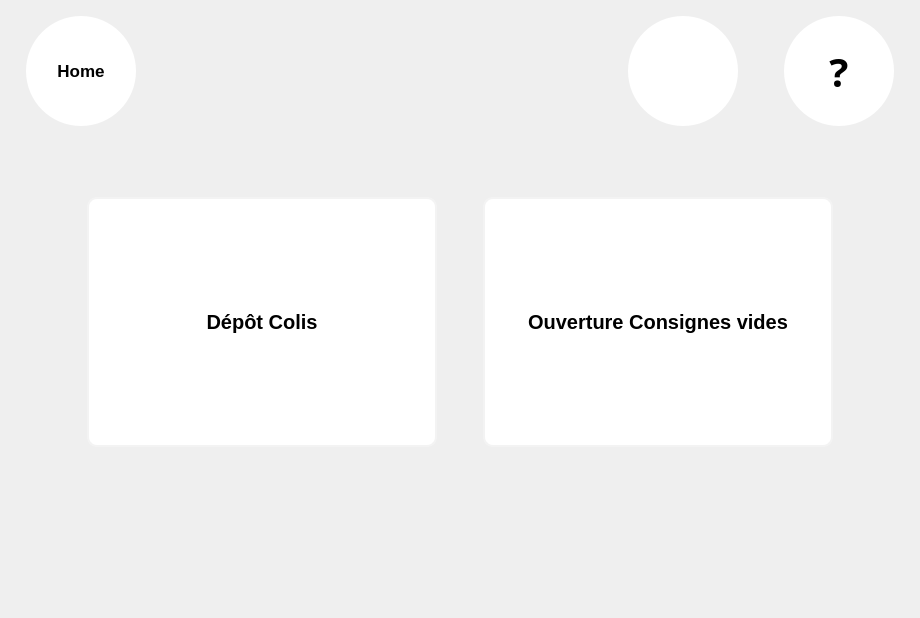
<?xml version="1.0" encoding="UTF-8"?>
<ui version="4.0">
 <class>MenuDelivery</class>
 <widget class="QWidget" name="MenuDelivery">
  <property name="geometry">
   <rect>
    <x>0</x>
    <y>0</y>
    <width>920</width>
    <height>618</height>
   </rect>
  </property>
  <property name="windowTitle">
   <string>Form</string>
  </property>
  <property name="styleSheet">
   <string notr="true"/>
  </property>
  <layout class="QGridLayout" name="gridLayout">
   <item row="1" column="0">
    <layout class="QHBoxLayout" name="horizontalLayout_3">
     <property name="margin">
      <number>5</number>
     </property>
     <item>
      <spacer name="horizontalSpacer_7">
       <property name="orientation">
        <enum>Qt::Horizontal</enum>
       </property>
       <property name="sizeType">
        <enum>QSizePolicy::Fixed</enum>
       </property>
       <property name="sizeHint" stdset="0">
        <size>
         <width>10</width>
         <height>20</height>
        </size>
       </property>
      </spacer>
     </item>
     <item>
      <widget class="QToolButton" name="B_Quitter">
       <property name="minimumSize">
        <size>
         <width>110</width>
         <height>110</height>
        </size>
       </property>
       <property name="maximumSize">
        <size>
         <width>110</width>
         <height>110</height>
        </size>
       </property>
       <property name="palette">
        <palette>
         <active>
          <colorrole role="Button">
           <brush brushstyle="SolidPattern">
            <color alpha="255">
             <red>255</red>
             <green>255</green>
             <blue>255</blue>
            </color>
           </brush>
          </colorrole>
          <colorrole role="Base">
           <brush brushstyle="SolidPattern">
            <color alpha="255">
             <red>255</red>
             <green>255</green>
             <blue>255</blue>
            </color>
           </brush>
          </colorrole>
          <colorrole role="Window">
           <brush brushstyle="SolidPattern">
            <color alpha="255">
             <red>255</red>
             <green>255</green>
             <blue>255</blue>
            </color>
           </brush>
          </colorrole>
         </active>
         <inactive>
          <colorrole role="Button">
           <brush brushstyle="SolidPattern">
            <color alpha="255">
             <red>255</red>
             <green>255</green>
             <blue>255</blue>
            </color>
           </brush>
          </colorrole>
          <colorrole role="Base">
           <brush brushstyle="SolidPattern">
            <color alpha="255">
             <red>255</red>
             <green>255</green>
             <blue>255</blue>
            </color>
           </brush>
          </colorrole>
          <colorrole role="Window">
           <brush brushstyle="SolidPattern">
            <color alpha="255">
             <red>255</red>
             <green>255</green>
             <blue>255</blue>
            </color>
           </brush>
          </colorrole>
         </inactive>
         <disabled>
          <colorrole role="Button">
           <brush brushstyle="SolidPattern">
            <color alpha="255">
             <red>255</red>
             <green>255</green>
             <blue>255</blue>
            </color>
           </brush>
          </colorrole>
          <colorrole role="Base">
           <brush brushstyle="SolidPattern">
            <color alpha="255">
             <red>255</red>
             <green>255</green>
             <blue>255</blue>
            </color>
           </brush>
          </colorrole>
          <colorrole role="Window">
           <brush brushstyle="SolidPattern">
            <color alpha="255">
             <red>255</red>
             <green>255</green>
             <blue>255</blue>
            </color>
           </brush>
          </colorrole>
         </disabled>
        </palette>
       </property>
       <property name="font">
        <font>
         <pointsize>13</pointsize>
         <weight>75</weight>
         <bold>true</bold>
        </font>
       </property>
       <property name="styleSheet">
        <string notr="true">QToolButton{
background-color: rgb(255, 255, 255);
border:none;
border-radius:55px;
max-width:110px;
max-height:110px;
min-width:110px;
min-height:110px;
}

QToolButton:pressed{ 
	background-color: #ECF0F1;
}

QToolTip{
	border:1px white;	
	border-radius:0px;
	font : 15pt;
	background-color: rgb(114, 114, 114);
	color: rgb(255, 255, 255);	    	
}</string>
       </property>
       <property name="text">
        <string>Home</string>
       </property>
       <property name="icon">
        <iconset resource="Src.qrc">
         <normaloff>:/ImgList/Home</normaloff>:/ImgList/Home</iconset>
       </property>
       <property name="iconSize">
        <size>
         <width>70</width>
         <height>70</height>
        </size>
       </property>
       <property name="toolButtonStyle">
        <enum>Qt::ToolButtonTextUnderIcon</enum>
       </property>
       <property name="autoRaise">
        <bool>true</bool>
       </property>
      </widget>
     </item>
     <item>
      <spacer name="horizontalSpacer_5">
       <property name="orientation">
        <enum>Qt::Horizontal</enum>
       </property>
       <property name="sizeHint" stdset="0">
        <size>
         <width>40</width>
         <height>20</height>
        </size>
       </property>
      </spacer>
     </item>
     <item>
      <widget class="QToolButton" name="B_Assistance">
       <property name="font">
        <font>
         <family>Droid Sans Georgian</family>
         <pointsize>30</pointsize>
         <weight>75</weight>
         <bold>true</bold>
        </font>
       </property>
       <property name="styleSheet">
        <string notr="true">QToolButton{
background-color: rgb(255, 255, 255);
border:none;
border-radius:55px;
max-width:110px;
max-height:110px;
min-width:110px;
min-height:110px;
}

QToolButton:pressed{ 
	background-color: #ECF0F1;
}
QToolTip{
	border:1px white;	
	border-radius:0px;
	font : 15pt;
	background-color: rgb(114, 114, 114);
	color: rgb(255, 255, 255);	    	
}</string>
       </property>
       <property name="text">
        <string/>
       </property>
       <property name="icon">
        <iconset resource="Src.qrc">
         <normaloff>:/ImgList/BAssistance</normaloff>:/ImgList/BAssistance</iconset>
       </property>
       <property name="iconSize">
        <size>
         <width>70</width>
         <height>70</height>
        </size>
       </property>
       <property name="popupMode">
        <enum>QToolButton::DelayedPopup</enum>
       </property>
       <property name="toolButtonStyle">
        <enum>Qt::ToolButtonIconOnly</enum>
       </property>
       <property name="autoRaise">
        <bool>true</bool>
       </property>
      </widget>
     </item>
     <item>
      <spacer name="horizontalSpacer">
       <property name="orientation">
        <enum>Qt::Horizontal</enum>
       </property>
       <property name="sizeType">
        <enum>QSizePolicy::Fixed</enum>
       </property>
       <property name="sizeHint" stdset="0">
        <size>
         <width>40</width>
         <height>20</height>
        </size>
       </property>
      </spacer>
     </item>
     <item>
      <widget class="QToolButton" name="B_Help">
       <property name="palette">
        <palette>
         <active>
          <colorrole role="Button">
           <brush brushstyle="SolidPattern">
            <color alpha="255">
             <red>255</red>
             <green>255</green>
             <blue>255</blue>
            </color>
           </brush>
          </colorrole>
          <colorrole role="Base">
           <brush brushstyle="SolidPattern">
            <color alpha="255">
             <red>255</red>
             <green>255</green>
             <blue>255</blue>
            </color>
           </brush>
          </colorrole>
          <colorrole role="Window">
           <brush brushstyle="SolidPattern">
            <color alpha="255">
             <red>255</red>
             <green>255</green>
             <blue>255</blue>
            </color>
           </brush>
          </colorrole>
         </active>
         <inactive>
          <colorrole role="Button">
           <brush brushstyle="SolidPattern">
            <color alpha="255">
             <red>255</red>
             <green>255</green>
             <blue>255</blue>
            </color>
           </brush>
          </colorrole>
          <colorrole role="Base">
           <brush brushstyle="SolidPattern">
            <color alpha="255">
             <red>255</red>
             <green>255</green>
             <blue>255</blue>
            </color>
           </brush>
          </colorrole>
          <colorrole role="Window">
           <brush brushstyle="SolidPattern">
            <color alpha="255">
             <red>255</red>
             <green>255</green>
             <blue>255</blue>
            </color>
           </brush>
          </colorrole>
         </inactive>
         <disabled>
          <colorrole role="Button">
           <brush brushstyle="SolidPattern">
            <color alpha="255">
             <red>255</red>
             <green>255</green>
             <blue>255</blue>
            </color>
           </brush>
          </colorrole>
          <colorrole role="Base">
           <brush brushstyle="SolidPattern">
            <color alpha="255">
             <red>255</red>
             <green>255</green>
             <blue>255</blue>
            </color>
           </brush>
          </colorrole>
          <colorrole role="Window">
           <brush brushstyle="SolidPattern">
            <color alpha="255">
             <red>255</red>
             <green>255</green>
             <blue>255</blue>
            </color>
           </brush>
          </colorrole>
         </disabled>
        </palette>
       </property>
       <property name="font">
        <font>
         <family>Droid Sans Georgian</family>
         <pointsize>30</pointsize>
         <weight>75</weight>
         <bold>true</bold>
        </font>
       </property>
       <property name="styleSheet">
        <string notr="true">QToolButton{
background-color: rgb(255, 255, 255);
border:none;
border-radius:55px;
max-width:110px;
max-height:110px;
min-width:110px;
min-height:110px;
}

QToolButton:pressed{ 
	background-color: #ECF0F1;
}
QToolTip{
	border:1px white;	
	border-radius:0px;
	font : 15pt;
	background-color: rgb(114, 114, 114);
	color: rgb(255, 255, 255);	    	
}</string>
       </property>
       <property name="text">
        <string>?</string>
       </property>
       <property name="popupMode">
        <enum>QToolButton::DelayedPopup</enum>
       </property>
       <property name="toolButtonStyle">
        <enum>Qt::ToolButtonIconOnly</enum>
       </property>
       <property name="autoRaise">
        <bool>true</bool>
       </property>
      </widget>
     </item>
     <item>
      <spacer name="horizontalSpacer_6">
       <property name="orientation">
        <enum>Qt::Horizontal</enum>
       </property>
       <property name="sizeType">
        <enum>QSizePolicy::Fixed</enum>
       </property>
       <property name="sizeHint" stdset="0">
        <size>
         <width>10</width>
         <height>20</height>
        </size>
       </property>
      </spacer>
     </item>
    </layout>
   </item>
   <item row="3" column="0">
    <layout class="QHBoxLayout" name="horizontalLayout">
     <property name="margin">
      <number>5</number>
     </property>
     <item>
      <spacer name="horizontalSpacer_3">
       <property name="orientation">
        <enum>Qt::Horizontal</enum>
       </property>
       <property name="sizeHint" stdset="0">
        <size>
         <width>40</width>
         <height>20</height>
        </size>
       </property>
      </spacer>
     </item>
     <item>
      <widget class="QToolButton" name="B_Depot_coli">
       <property name="sizePolicy">
        <sizepolicy hsizetype="Preferred" vsizetype="Preferred">
         <horstretch>0</horstretch>
         <verstretch>0</verstretch>
        </sizepolicy>
       </property>
       <property name="minimumSize">
        <size>
         <width>350</width>
         <height>250</height>
        </size>
       </property>
       <property name="maximumSize">
        <size>
         <width>350</width>
         <height>250</height>
        </size>
       </property>
       <property name="font">
        <font>
         <pointsize>15</pointsize>
         <weight>75</weight>
         <bold>true</bold>
        </font>
       </property>
       <property name="styleSheet">
        <string notr="true">QToolButton{
background-color: rgb(255, 255, 255);
border-radius:10px;
border:2px solid rgb(243, 243, 243);

}

QToolButton:pressed{ 
	background-color: #ECF0F1;
}

QToolTip{
	border:1px white;	
	border-radius:0px;
	font : 15pt;
	background-color: rgb(114, 114, 114);
	color: rgb(255, 255, 255);	    	
}</string>
       </property>
       <property name="text">
        <string>Dépôt Colis</string>
       </property>
       <property name="icon">
        <iconset resource="Src.qrc">
         <normaloff>:/ImgList/DeliveryPackage</normaloff>:/ImgList/DeliveryPackage</iconset>
       </property>
       <property name="iconSize">
        <size>
         <width>150</width>
         <height>150</height>
        </size>
       </property>
       <property name="checkable">
        <bool>false</bool>
       </property>
       <property name="autoRepeat">
        <bool>false</bool>
       </property>
       <property name="autoExclusive">
        <bool>false</bool>
       </property>
       <property name="autoRepeatDelay">
        <number>300</number>
       </property>
       <property name="autoRepeatInterval">
        <number>100</number>
       </property>
       <property name="toolButtonStyle">
        <enum>Qt::ToolButtonTextUnderIcon</enum>
       </property>
       <property name="autoRaise">
        <bool>true</bool>
       </property>
       <property name="arrowType">
        <enum>Qt::NoArrow</enum>
       </property>
      </widget>
     </item>
     <item>
      <spacer name="horizontalSpacer_2">
       <property name="orientation">
        <enum>Qt::Horizontal</enum>
       </property>
       <property name="sizeType">
        <enum>QSizePolicy::Fixed</enum>
       </property>
       <property name="sizeHint" stdset="0">
        <size>
         <width>40</width>
         <height>20</height>
        </size>
       </property>
      </spacer>
     </item>
     <item>
      <widget class="QToolButton" name="B_Consigne_Vide">
       <property name="minimumSize">
        <size>
         <width>350</width>
         <height>250</height>
        </size>
       </property>
       <property name="maximumSize">
        <size>
         <width>350</width>
         <height>250</height>
        </size>
       </property>
       <property name="font">
        <font>
         <pointsize>15</pointsize>
         <weight>75</weight>
         <bold>true</bold>
        </font>
       </property>
       <property name="styleSheet">
        <string notr="true">QToolButton{
background-color: rgb(255, 255, 255);
border-radius:10px;
border:2px solid rgb(243, 243, 243);

}

QToolButton:pressed{ 
	background-color: #ECF0F1;
}

QToolTip{
	border:1px white;	
	border-radius:0px;
	font : 15pt;
	background-color: rgb(114, 114, 114);
	color: rgb(255, 255, 255);	    	
}</string>
       </property>
       <property name="text">
        <string>Ouverture Consignes vides</string>
       </property>
       <property name="icon">
        <iconset resource="Src.qrc">
         <normaloff>:/ImgList/BoxesEmptyOpen</normaloff>:/ImgList/BoxesEmptyOpen</iconset>
       </property>
       <property name="iconSize">
        <size>
         <width>150</width>
         <height>150</height>
        </size>
       </property>
       <property name="popupMode">
        <enum>QToolButton::DelayedPopup</enum>
       </property>
       <property name="toolButtonStyle">
        <enum>Qt::ToolButtonTextUnderIcon</enum>
       </property>
       <property name="autoRaise">
        <bool>true</bool>
       </property>
      </widget>
     </item>
     <item>
      <spacer name="horizontalSpacer_4">
       <property name="orientation">
        <enum>Qt::Horizontal</enum>
       </property>
       <property name="sizeHint" stdset="0">
        <size>
         <width>40</width>
         <height>20</height>
        </size>
       </property>
      </spacer>
     </item>
    </layout>
   </item>
   <item row="2" column="0">
    <spacer name="verticalSpacer">
     <property name="orientation">
      <enum>Qt::Vertical</enum>
     </property>
     <property name="sizeType">
      <enum>QSizePolicy::MinimumExpanding</enum>
     </property>
     <property name="sizeHint" stdset="0">
      <size>
       <width>20</width>
       <height>10</height>
      </size>
     </property>
    </spacer>
   </item>
   <item row="4" column="0">
    <spacer name="verticalSpacer_3">
     <property name="orientation">
      <enum>Qt::Vertical</enum>
     </property>
     <property name="sizeType">
      <enum>QSizePolicy::MinimumExpanding</enum>
     </property>
     <property name="sizeHint" stdset="0">
      <size>
       <width>20</width>
       <height>10</height>
      </size>
     </property>
    </spacer>
   </item>
   <item row="5" column="0">
    <spacer name="verticalSpacer_2">
     <property name="orientation">
      <enum>Qt::Vertical</enum>
     </property>
     <property name="sizeType">
      <enum>QSizePolicy::Fixed</enum>
     </property>
     <property name="sizeHint" stdset="0">
      <size>
       <width>20</width>
       <height>100</height>
      </size>
     </property>
    </spacer>
   </item>
  </layout>
 </widget>
 <resources>
  <include location="Src.qrc"/>
 </resources>
 <connections/>
</ui>
